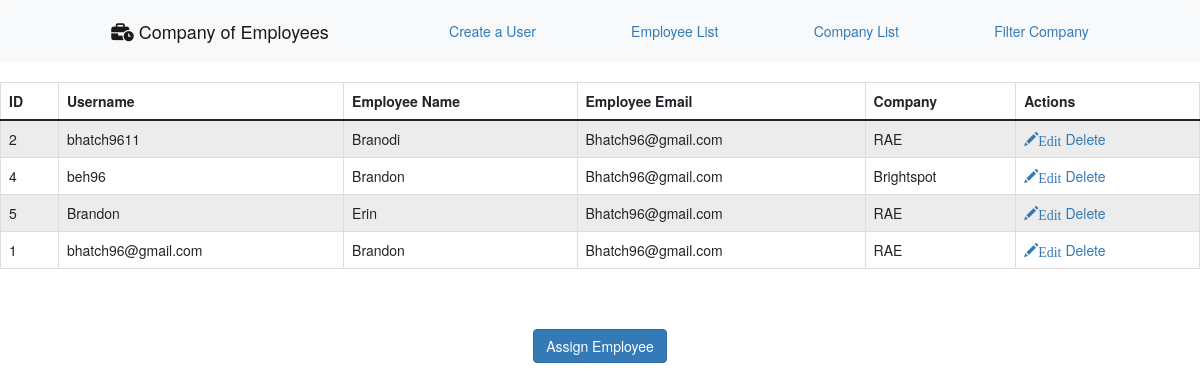
The page / on the database its author committed.
### employee/models.py (models this page shows, shortened)
class Employee(models.Model):
    user = models.OneToOneField(User, on_delete=models.CASCADE)
    company = models.ForeignKey(Company, on_delete=models.CASCADE, null=True)
    class Meta:
        db_table = "employee"

class Company(models.Model):
    cname = models.CharField(max_length=100)
    def __str__(self):
         return self.cname
    class Meta:
        db_table = "company"

### employee/views.py (the view)
# urls.py: path("", views.show),
def show(request):
    employees = Employee.objects.all()
    return render(request,"show.html",{'employees':employees})

### employee/templates/show.html (shortened to what this page needs)
{% extends 'landing/base.html' %}
{% block content %}
<!DOCTYPE html>
<html lang="en">
<head>
     {% load static %}
    <link rel="stylesheet" href="https://maxcdn.bootstrapcdn.com/bootstrap/3.4.0/css/bootstrap.min.css"/>
</head>
<body>
<table class="table table-striped table-bordered table-sm">
    <thead class="thead-dark">
    <tr>
        <th>ID</th>
        <th>Username</th>
        <th>Employee Name</th>
        <th>Employee Email</th>
        <th>Company</th>
        <th>Actions</th>
    </tr>
    </thead>
    <tbody>
{% for employee in employees %}
    <tr>
        <td>{{ employee.user.id }}</td>
        <td>{{ employee.user.username }}</td>
        <td>{{ employee.user.first_name }}</td>
        <td>{{ employee.user.email }}</td>
        <td>{{ employee.company }}</td>
        <td>
            <a href="employee/edit/{{ employee.user.id }}"><span class="glyphicon glyphicon-pencil" >Edit</span></a>
            <a href="employee/delete/{{ employee.user_id }}">Delete</a>
        </td>
    </tr>
{% endfor %}
    </tbody>
</table>
<br>
<br>
<center><a href="/emp" class="btn btn-primary">Assign Employee</a></center>
</body>
</html>
{% endblock content %}

### rows shown on the page
Employee: user.id "2", user.username "bhatch9611", user.first_name "Branodi", user.email "Bhatch96@gmail.com", company "RAE"
Employee: user.id "4", user.username "beh96", user.first_name "Brandon", user.email "Bhatch96@gmail.com", company "Brightspot"
Employee: user.id "5", user.username "Brandon", user.first_name "Erin", user.email "Bhatch96@gmail.com", company "RAE"
Employee: user.id "1", user.username "bhatch96@gmail.com", user.first_name "Brandon", user.email "Bhatch96@gmail.com", company "RAE"
